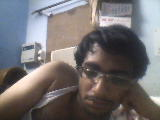
%> input picture Machine Learning/week 8/ex7/aakash.png, 160 x 120 px
$ octave ImgComp.m   (GNU Octave 9; MATLAB toolbox functions it lacks are replaced by stand-ins)
%> lines starting %> are read from the running program, lines starting %| are printed output that depends on the picture
### Machine Learning/week 8/ex7/kMeansInitCentroids.m
function centroids = kMeansInitCentroids(X, K)
%KMEANSINITCENTROIDS This function initializes K centroids that are to be
%used in K-Means on the dataset X
%   centroids = KMEANSINITCENTROIDS(X, K) returns K initial centroids to be
%   used with the K-Means on the dataset X
%

% You should return this values correctly
centroids = zeros(K, size(X, 2));

% ====================== YOUR CODE HERE ======================
% Instructions: You should set centroids to randomly chosen examples from
%               the dataset X
%
% Initialize the centroids to be random examples
% Randomly reorder the indices of examples
randidx = randperm(size(X, 1));
% Take the first K examples as centroids
centroids = X(randidx(1:K), :);


% =============================================================

end

### Machine Learning/week 8/ex7/runkMeans.m
function [centroids, idx] = runkMeans(X, initial_centroids, ...
                                      max_iters, plot_progress)
%RUNKMEANS runs the K-Means algorithm on data matrix X, where each row of X
%is a single example
%   [centroids, idx] = RUNKMEANS(X, initial_centroids, max_iters, ...
%   plot_progress) runs the K-Means algorithm on data matrix X, where each
%   row of X is a single example. It uses initial_centroids used as the
%   initial centroids. max_iters specifies the total number of interactions
%   of K-Means to execute. plot_progress is a true/false flag that
%   indicates if the function should also plot its progress as the
%   learning happens. This is set to false by default. runkMeans returns
%   centroids, a Kxn matrix of the computed centroids and idx, a m x 1
%   vector of centroid assignments (i.e. each entry in range [1..K])
%

% Set default value for plot progress
if ~exist('plot_progress', 'var') || isempty(plot_progress)
    plot_progress = false;
end

% Plot the data if we are plotting progress
if plot_progress
    figure;
    hold on;
end

% Initialize values
[m n] = size(X);
K = size(initial_centroids, 1);
centroids = initial_centroids;
previous_centroids = centroids;
idx = zeros(m, 1);

% Run K-Means
for i=1:max_iters

    % Output progress
    fprintf('K-Means iteration %d/%d...\n', i, max_iters);
    if exist('OCTAVE_VERSION')
        fflush(stdout);
    end

    % For each example in X, assign it to the closest centroid
    idx = findClosestCentroids(X, centroids);

    % Optionally, plot progress here
    if plot_progress
        plotProgresskMeans(X, centroids, previous_centroids, idx, K, i);
        previous_centroids = centroids;
        fprintf('Press enter to continue.\n');
        pause;
    end

    % Given the memberships, compute new centroids
    centroids = computeCentroids(X, idx, K);
end

% Hold off if we are plotting progress
if plot_progress
    hold off;
end

end

### Machine Learning/week 8/ex7/findClosestCentroids.m
function idx = findClosestCentroids(X, centroids)
%FINDCLOSESTCENTROIDS computes the centroid memberships for every example
%   idx = FINDCLOSESTCENTROIDS (X, centroids) returns the closest centroids
%   in idx for a dataset X where each row is a single example. idx = m x 1
%   vector of centroid assignments (i.e. each entry in range [1..K])
%

% Set K
K = size(centroids, 1);

% You need to return the following variables correctly.
idx = zeros(size(X,1), 1);

% ====================== YOUR CODE HERE ======================
% Instructions: Go over every example, find its closest centroid, and store
%               the index inside idx at the appropriate location.
%               Concretely, idx(i) should contain the index of the centroid
%               closest to example i. Hence, it should be a value in the
%               range 1..K
%
% Note: You can use a for-loop over the examples to compute this.
%
m = size(X,1);
for i=1:m
	d = [];
	for j=1:K
		d = [d;sum((X(i,:)-centroids(j,:)).^2)];
	end
	[a,idx(i)] = min(d);
end


% =============================================================

end

### Machine Learning/week 8/ex7/computeCentroids.m
function centroids = computeCentroids(X, idx, K)
%COMPUTECENTROIDS returs the new centroids by computing the means of the
%data points assigned to each centroid.
%   centroids = COMPUTECENTROIDS(X, idx, K) returns the new centroids by
%   computing the means of the data points assigned to each centroid. It is
%   given a dataset X where each row is a single data point, a vector
%   idx of centroid assignments (i.e. each entry in range [1..K]) for each
%   example, and K, the number of centroids. You should return a matrix
%   centroids, where each row of centroids is the mean of the data points
%   assigned to it.
%

% Useful variables
[m n] = size(X);

% You need to return the following variables correctly.
centroids = zeros(K, n);


% ====================== YOUR CODE HERE ======================
% Instructions: Go over every centroid and compute mean of all points that
%               belong to it. Concretely, the row vector centroids(i, :)
%               should contain the mean of the data points assigned to
%               centroid i.
%
% Note: You can use a for-loop over the centroids to compute this.
%

sum = zeros(K,n);
count = zeros(K,1);
for i=1:m
	sum(idx(i),:) += X(i,:);
	count(idx(i)) += 1;
end
centroids += sum./(count*ones(1,n));


% =============================================================


end

### Machine Learning/week 8/ex7/ImgComp.m
%% ============= Part 4: K-Means Clustering on Pixels ===============
%  In this exercise, you will use K-Means to compress an image. To do this,
%  you will first run K-Means on the colors of the pixels in the image and
%  then you will map each pixel on to it's closest centroid.
%
%  You should now complete the code in kMeansInitCentroids.m
%

fprintf('\nRunning K-Means clustering on pixels from an image.\n\n');

%  Load an image of a bird
A = double(imread('aakash.png'));

% If imread does not work for you, you can try instead
%   load ('bird_small.mat');

A = A / 255; % Divide by 255 so that all values are in the range 0 - 1

% Size of the image
img_size = size(A);
%> img_size = [120 160 3]

% Reshape the image into an Nx3 matrix where N = number of pixels.
% Each row will contain the Red, Green and Blue pixel values
% This gives us our dataset matrix X that we will use K-Means on.
X = reshape(A, img_size(1) * img_size(2), 3);

% Run your K-Means algorithm on this data
% You should try different values of K and max_iters here
K = 16;
max_iters = 10;

% When using K-Means, it is important the initialize the centroids
% randomly.
% You should complete the code in kMeansInitCentroids.m before proceeding
initial_centroids = kMeansInitCentroids(X, K);
%> in kMeansInitCentroids, `centroids = X(randidx(1:K), :);`: centroids = 16 rows, first 12: [0.388 0.416 0.455; 0.18 0.18 0.22; 0.682 0.612 0.565; 0.655 0.635 0.624; 0.349 0.278 0.263; 0.259 0.204 0.161; 0.118 0.118 0.125; 0.773 0.667 0.584; 0.702 0.612 0.549; 0.42 0.392 0.42; 0.682 0.729 0.784; 0.353 0.275 0.239]
%> initial_centroids has the same summary as centroids in kMeansInitCentroids

% Run K-Means
[centroids, idx] = runkMeans(X, initial_centroids, max_iters);
%> in runkMeans, `previous_centroids = centroids;`: previous_centroids has the same summary as centroids in kMeansInitCentroids
%> centroids = 16 rows, first 12: [0.421 0.509 0.621; 0.219 0.222 0.243; 0.543 0.497 0.483; 0.614 0.639 0.678; 0.417 0.352 0.316; 0.267 0.218 0.191; 0.152 0.139 0.139; 0.838 0.768 0.718; 0.664 0.588 0.538; 0.406 0.421 0.459; 0.709 0.744 0.772; 0.319 0.274 0.25]

fprintf('Program paused. Press enter to continue.\n');
pause;


%% ================= Part 5: Image Compression ======================
%  In this part of the exercise, you will use the clusters of K-Means to
%  compress an image. To do this, we first find the closest clusters for
%  each example. After that, we

fprintf('\nApplying K-Means to compress an image.\n\n');

% Find closest cluster members
idx = findClosestCentroids(X, centroids);

% Essentially, now we have represented the image X as in terms of the
% indices in idx.

% We can now recover the image from the indices (idx) by mapping each pixel
% (specified by it's index in idx) to the centroid value
X_recovered = centroids(idx,:);

% Reshape the recovered image into proper dimensions
X_recovered = reshape(X_recovered, img_size(1), img_size(2), 3);
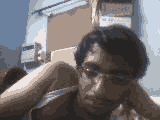
%> X_recovered: size 120x160x3 double; mean R, G, B 0.457, 0.441, 0.445

% Display the original image
subplot(1, 2, 1);
imagesc(A);
title('Original');

% Display compressed image side by side
subplot(1, 2, 2);
imagesc(X_recovered)
title(sprintf('Compressed, with %d colors.', K));


fprintf('Program paused. Press enter to continue.\n');
pause;
